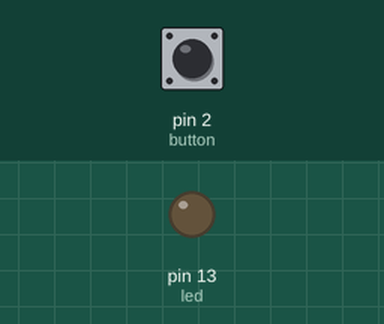
Recording of a sketch running on a simulated Arduino Uno, built with avr-gcc and run on an emulated ATmega328P. Shown: output pins drawn as LEDs (lit = HIGH). Inputs (shaded band) come from the test bench; at power-on: pin 2 (button) LOW.

Above: at 1.2 s.
1.3 s: pin 2 (button) pulled HIGH for 0.15 s
At 1.4 s:
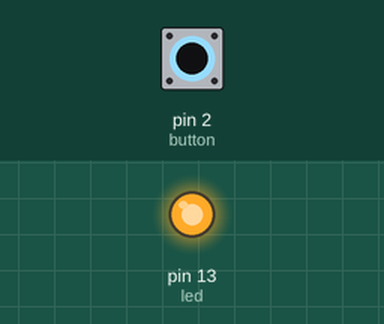
3.0 s: pin 2 (button) pulled HIGH for 3.2 s
At 6.8 s:
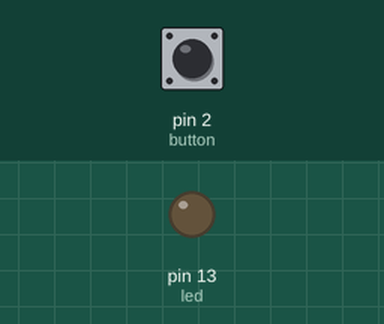
Timing chart, 0 to 8.3 s (numbered marks = the images above; inputs shaded):
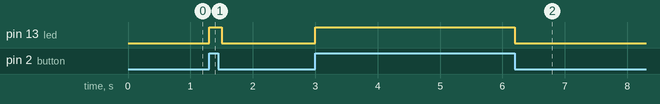

The sketch:

LED_DIGITAL_INPUT_BUTTON.ino
```cpp
int led = 13;
int button =2;

int buttonState = 0;

void setup()
{
  pinMode(button, INPUT);
  pinMode(led, OUTPUT);
}

void loop()
{
  buttonState = digitalRead(button);

  if (buttonState == HIGH) {
    digitalWrite(led, HIGH);
  } else {
    digitalWrite(led, LOW);
  }
  delay(100);
}
```

Measured:
- after the input at 1.3 s, pin 13 (led): LOW → HIGH at once, → LOW 0.20 s later
- after the input at 3.0 s, pin 13 (led): LOW → HIGH at once, → LOW 3.2 s later
